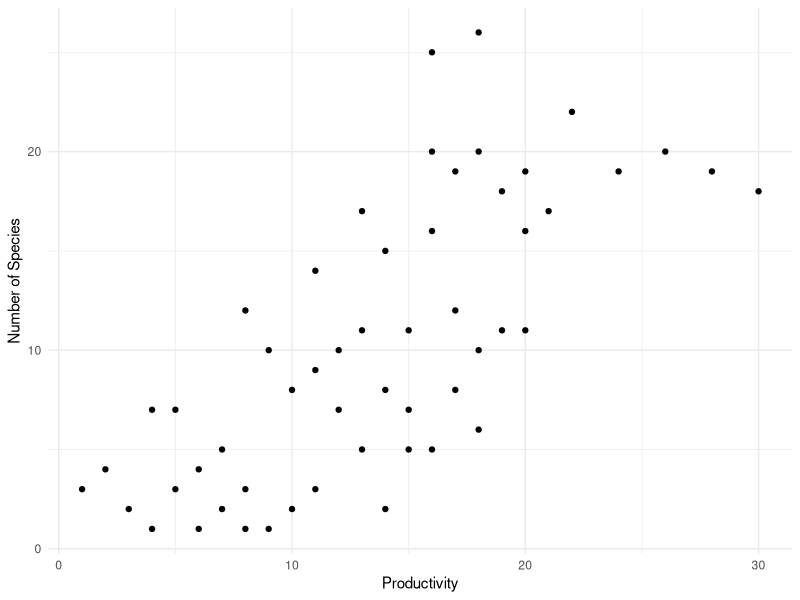
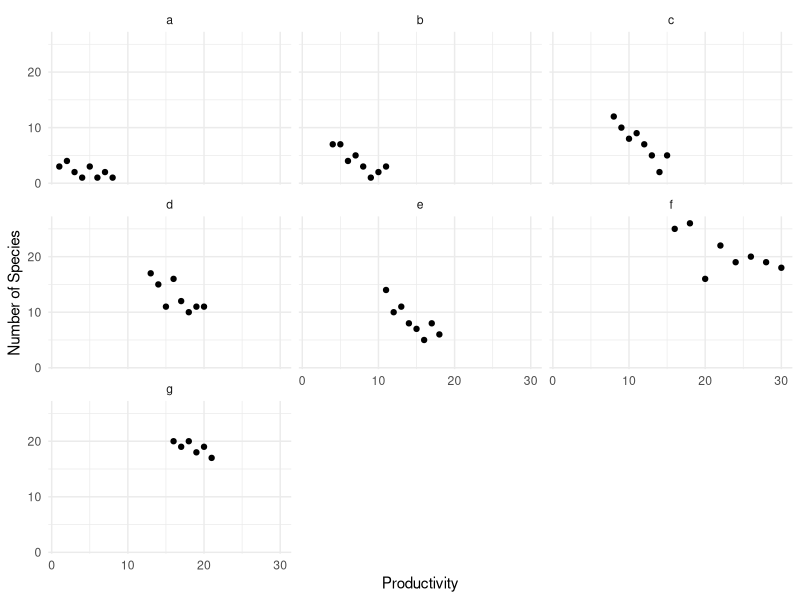

Recreate these plots in R, in order.
# Load required library
library(ggplot2)
library(dplyr)

# Set working directory
setwd(getwd())

# Load data from 'productivity.txt'
data <- read.table("productivity.txt", header = TRUE)

# Plot scatterplot of 'Number of Species' vs 'Productivity'
ggplot(data, aes(x = x, y = y)) +
  geom_point() +
  labs(x = "Productivity", y = "Number of Species")+
  theme_minimal()

# Perform and print Pearson correlation test
correlation <- cor.test(data$x, data$y, method = "pearson")
print(correlation)

# Plot scatterplot of 'Number of Species' vs 'Productivity' for each group in 'f'
ggplot(data, aes(x = x, y = y)) +
  geom_point() +
  facet_wrap(~f) +
  labs(x = "Productivity", y = "Number of Species")+
  theme_minimal()

# Run a correlation test for each group
grouped_data <- split(data, data$f)
results <- data.frame(f = names(grouped_data))
results$correlation <- lapply(grouped_data, function(df) cor.test(df$x, df$y))

# Extract correlation estimate and p-value from each test
results$cor <- sapply(results$correlation, function(x) x$estimate)
results$p_value <- sapply(results$correlation, function(x) x$p.value)

# Print the results
print(results)


